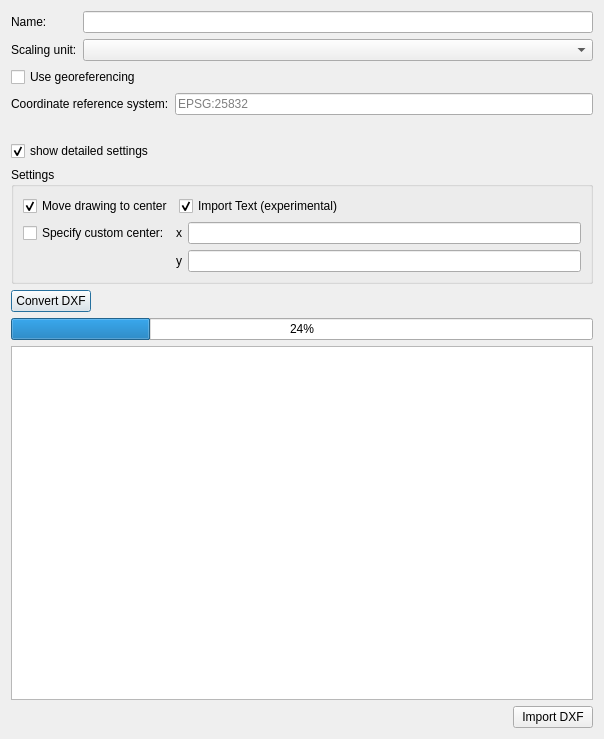
<?xml version="1.0" encoding="UTF-8"?>
<ui version="4.0">
 <class>ImportDXFDialog</class>
 <widget class="QDialog" name="ImportDXFDialog">
  <property name="geometry">
   <rect>
    <x>0</x>
    <y>0</y>
    <width>604</width>
    <height>739</height>
   </rect>
  </property>
  <property name="maximumSize">
   <size>
    <width>16777215</width>
    <height>16777215</height>
   </size>
  </property>
  <property name="windowTitle">
   <string>Dialog</string>
  </property>
  <layout class="QGridLayout" name="gridLayout">
   <item row="0" column="0">
    <widget class="QLabel" name="label_2">
     <property name="text">
      <string>Name:</string>
     </property>
    </widget>
   </item>
   <item row="7" column="0" colspan="2">
    <widget class="QPlainTextEdit" name="plainTextEditLogWindow"/>
   </item>
   <item row="2" column="0" colspan="2">
    <widget class="QWidget" name="widgetGeoreferencing" native="true">
     <layout class="QGridLayout" name="gridLayoutGeoreferencing">
      <property name="leftMargin">
       <number>0</number>
      </property>
      <property name="topMargin">
       <number>0</number>
      </property>
      <property name="rightMargin">
       <number>0</number>
      </property>
      <property name="bottomMargin">
       <number>0</number>
      </property>
      <item row="1" column="0">
       <widget class="QLabel" name="labelCRS">
        <property name="text">
         <string>Coordinate reference system:</string>
        </property>
       </widget>
      </item>
      <item row="1" column="1">
       <widget class="QLineEdit" name="lineEditCRS">
        <property name="toolTip">
         <string>Coordinate reference system of the drawing, for example EPSG:25832. Detected automatically from a '.prj' file next to the DXF or from an AcDbGeoData object inside it.</string>
        </property>
        <property name="placeholderText">
         <string>EPSG:25832</string>
        </property>
       </widget>
      </item>
      <item row="0" column="0" colspan="2">
       <widget class="QCheckBox" name="checkBoxGeoreference">
        <property name="toolTip">
         <string>Places the drawing at its real world position, using the coordinate reference system above.</string>
        </property>
        <property name="text">
         <string>Use georeferencing</string>
        </property>
       </widget>
      </item>
      <item row="2" column="0" colspan="2">
       <widget class="QtExt::SmartLabel" name="labelGeoreferenceInfo">
        <property name="text">
         <string/>
        </property>
        <property name="wordWrap">
         <bool>true</bool>
        </property>
       </widget>
      </item>
     </layout>
    </widget>
   </item>
   <item row="4" column="0" colspan="2">
    <widget class="QGroupBox" name="groupBox">
     <property name="title">
      <string>Settings</string>
     </property>
     <layout class="QGridLayout" name="gridLayout_3">
      <item row="0" column="1">
       <widget class="QCheckBox" name="checkBoxImportText">
        <property name="enabled">
         <bool>true</bool>
        </property>
        <property name="text">
         <string>Import Text (experimental)</string>
        </property>
        <property name="checked">
         <bool>true</bool>
        </property>
       </widget>
      </item>
      <item row="1" column="0" colspan="3">
       <layout class="QGridLayout" name="gridLayout_2">
        <item row="0" column="0">
         <widget class="QCheckBox" name="checkBoxCustomOrigin">
          <property name="text">
           <string>Specify custom center:</string>
          </property>
         </widget>
        </item>
        <item row="0" column="1">
         <widget class="QLabel" name="labelX">
          <property name="text">
           <string>x</string>
          </property>
         </widget>
        </item>
        <item row="0" column="2">
         <widget class="QtExt::ValidatingLineEdit" name="lineEditCustomCenterY"/>
        </item>
        <item row="1" column="1">
         <widget class="QLabel" name="labelY">
          <property name="text">
           <string>y</string>
          </property>
         </widget>
        </item>
        <item row="1" column="2">
         <widget class="QtExt::ValidatingLineEdit" name="lineEditCustomCenterX"/>
        </item>
       </layout>
      </item>
      <item row="0" column="0">
       <widget class="QCheckBox" name="checkBoxMove">
        <property name="text">
         <string>Move drawing to center</string>
        </property>
        <property name="checked">
         <bool>true</bool>
        </property>
       </widget>
      </item>
      <item row="0" column="2">
       <spacer name="horizontalSpacer_2">
        <property name="orientation">
         <enum>Qt::Horizontal</enum>
        </property>
        <property name="sizeHint" stdset="0">
         <size>
          <width>40</width>
          <height>20</height>
         </size>
        </property>
       </spacer>
      </item>
     </layout>
    </widget>
   </item>
   <item row="1" column="0">
    <widget class="QLabel" name="label">
     <property name="text">
      <string>Scaling unit:</string>
     </property>
    </widget>
   </item>
   <item row="3" column="0" colspan="2">
    <widget class="QCheckBox" name="checkBoxShowDetails">
     <property name="text">
      <string>show detailed settings</string>
     </property>
     <property name="checked">
      <bool>true</bool>
     </property>
    </widget>
   </item>
   <item row="5" column="0" colspan="2">
    <layout class="QHBoxLayout" name="horizontalLayoutConvert">
     <item>
      <widget class="QPushButton" name="pushButtonConvert">
       <property name="maximumSize">
        <size>
         <width>200</width>
         <height>16777215</height>
        </size>
       </property>
       <property name="text">
        <string>Convert DXF</string>
       </property>
      </widget>
     </item>
     <item>
      <spacer name="horizontalSpacer_3">
       <property name="orientation">
        <enum>Qt::Horizontal</enum>
       </property>
       <property name="sizeHint" stdset="0">
        <size>
         <width>40</width>
         <height>20</height>
        </size>
       </property>
      </spacer>
     </item>
    </layout>
   </item>
   <item row="0" column="1">
    <widget class="QLineEdit" name="lineEditDrawingName"/>
   </item>
   <item row="1" column="1">
    <widget class="QComboBox" name="comboBoxUnit"/>
   </item>
   <item row="10" column="0" colspan="2">
    <layout class="QHBoxLayout" name="horizontalLayout_6">
     <item>
      <spacer name="horizontalSpacer">
       <property name="orientation">
        <enum>Qt::Horizontal</enum>
       </property>
       <property name="sizeHint" stdset="0">
        <size>
         <width>40</width>
         <height>20</height>
        </size>
       </property>
      </spacer>
     </item>
     <item>
      <widget class="QPushButton" name="pushButtonImport">
       <property name="text">
        <string>Import DXF</string>
       </property>
      </widget>
     </item>
    </layout>
   </item>
   <item row="6" column="0" colspan="2">
    <widget class="QProgressBar" name="progressBar">
     <property name="value">
      <number>24</number>
     </property>
    </widget>
   </item>
  </layout>
 </widget>
 <customwidgets>
  <customwidget>
   <class>QtExt::SmartLabel</class>
   <extends>QLabel</extends>
   <header location="global">QtExt_SmartLabel.h</header>
  </customwidget>
  <customwidget>
   <class>QtExt::ValidatingLineEdit</class>
   <extends>QLineEdit</extends>
   <header location="global">QtExt_ValidatingLineEdit.h</header>
   <slots>
    <signal>editingFinishedSuccessfully()</signal>
   </slots>
  </customwidget>
 </customwidgets>
 <resources/>
 <connections/>
</ui>
